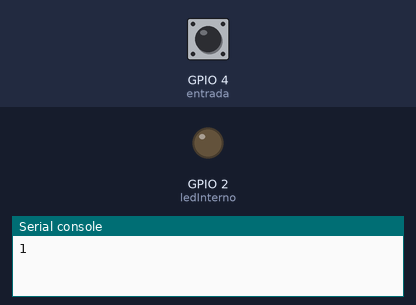
Simulated run of this program. Board: ESP32 board running MicroPython. Shown: output pins drawn as LEDs (lit = HIGH), the last lines printed to the serial console. The test bench sets the inputs (shaded band); at power-on: GPIO 4 (entrada) HIGH.

Above: at 1.2 s.
1.3 s: GPIO 4 (entrada) pulled LOW for 3.2 s
At 4.8 s:
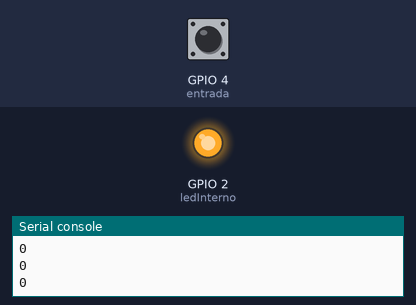
Timing chart, 0 to 6.3 s (numbered marks = the images above; inputs shaded):
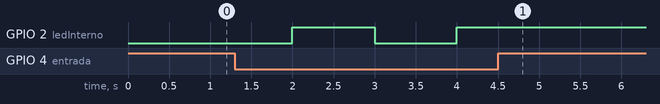

The program:

pruebaEntradaDigital.py
```python
from machine import Pin
import utime
entrada = Pin(4, Pin.IN, Pin.PULL_UP)
ledInterno = Pin(2,Pin.OUT)
ledInterno.off()

contador = 0
while True:
    utime.sleep(1)
    datos = entrada.value()
    print(datos)
    if datos== 0:
        contador +=1
        ledInterno.value(contador%2)
```

Measured:
- after the input at 1.3 s, GPIO 2 (ledInterno): LOW → HIGH after 0.70 s, → LOW 1.0 s later, → HIGH 1.0 s later
